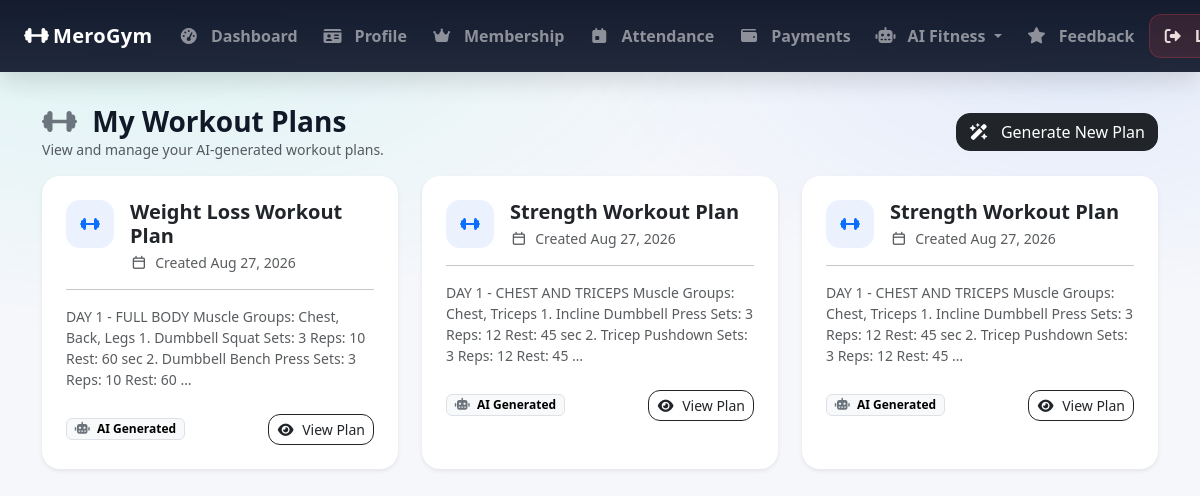
The page /my_workout_plans/ (signed in) on the database as committed earlier.
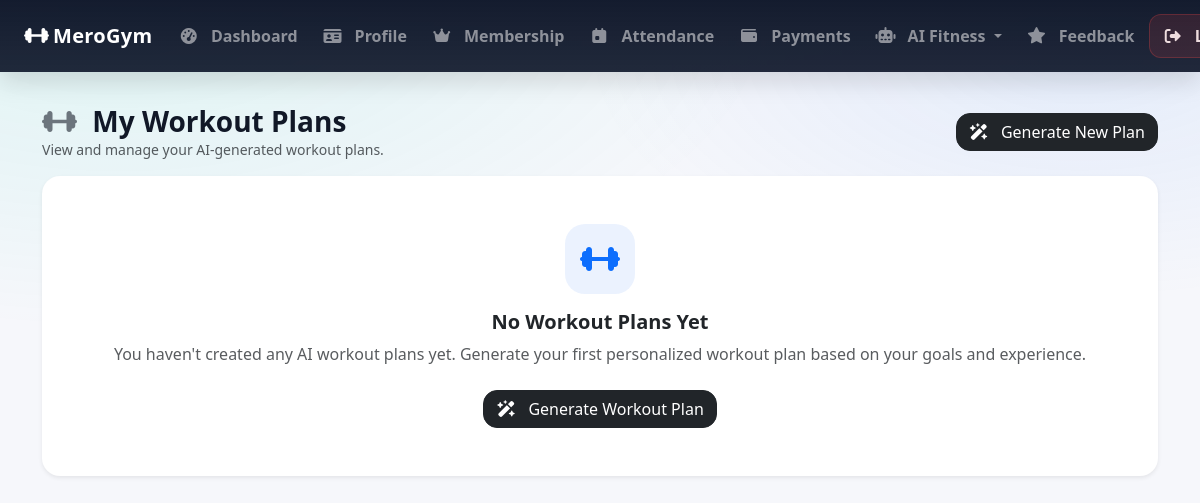
The same page on the database as committed later.
### GymApp/models.py (models this page shows, shortened)
class WorkoutPlan(models.Model):
    member = models.ForeignKey(
        MemberProfile,
        on_delete=models.CASCADE,
        related_name='workout_plans'
    )
    title = models.CharField(max_length=100)
    goal = models.CharField(max_length=100, blank=True)
    experience_level = models.CharField(max_length=50, blank=True)
    days_per_week = models.PositiveIntegerField(default=3)
    workout_duration = models.PositiveIntegerField(default=60)
    equipment = models.CharField(max_length=255, blank=True)
    description = models.TextField(blank=True)
    created_at = models.DateTimeField(auto_now_add=True)

### GymApp/views.py (the view)
    def wrapper(request, *args, **kwargs):
        if not request.user.is_authenticated or getattr(request.user, 'role', None) != 'MEMBER':
            messages.error(request, 'You must be a member to access this page.')
            return redirect('member_login')
        return view_func(request, *args, **kwargs)

### GymApp/views.py (called while the page is built)
def member_required(view_func):
    def wrapper(request, *args, **kwargs):
        if not request.user.is_authenticated or getattr(request.user, 'role', None) != 'MEMBER':
            messages.error(request, 'You must be a member to access this page.')
            return redirect('member_login')
        return view_func(request, *args, **kwargs)
    return wrapper

@member_required
def my_workout_plans(request):
    member = get_object_or_404(
        MemberProfile,
        user=request.user
    )
    workout_plans = WorkoutPlan.objects.filter(
        member=member
    ).order_by('-created_at')
    return render(
        request,
        'my_workout_plans.html',
        {
            'workout_plans': workout_plans
        }
    )

### GymApp/templates/my_workout_plans.html (shortened to what this page needs)
{% extends 'base.html' %}
{% load static %}
{% block content %}
<div
  class="d-flex flex-wrap justify-content-between align-items-center gap-2 mb-3"
>
  <div>
    <h3 class="mb-0 fw-bold">
      <i class="fa-solid fa-dumbbell me-2 text-secondary"></i>
      My Workout Plans
    </h3>
    <div class="text-muted small">
      View and manage your AI-generated workout plans.
    </div>
  </div>
  <a
    href="{% url 'generate_workout_plan' %}"
    class="btn btn-dark"
    style="border-radius: 14px"
  >
    <i class="fa-solid fa-wand-magic-sparkles me-2"></i>
    Generate New Plan
  </a>
</div>
{% if workout_plans %}
<div class="row g-4">
  {% for plan in workout_plans %}
  <div class="col-md-6 col-lg-4">
    <div class="card border-0 shadow-sm h-100" style="border-radius: 18px">
      <div class="card-body p-4">
        <div class="d-flex align-items-start mb-3">
          <div
            class="d-flex align-items-center justify-content-center me-3 flex-shrink-0"
            style="
              width: 48px;
              height: 48px;
              border-radius: 14px;
              background: rgba(59, 130, 246, 0.1);
            "
          >
            <i class="fa-solid fa-dumbbell text-primary"></i>
          </div>
          <div>
            <h5 class="fw-bold mb-1">{{ plan.title }}</h5>
            <div class="small text-muted">
              <i class="fa-regular fa-calendar me-1"></i>
              Created {{ plan.created_at|date:"M d, Y" }}
            </div>
          </div>
        </div>
        <hr />
        <p class="text-muted small mb-4">
          {{ plan.description|truncatewords:30 }}
        </p>
        <div class="d-flex justify-content-between align-items-center">
          <span class="badge text-bg-light border">
            <i class="fa-solid fa-robot me-1 text-secondary"></i>
            AI Generated
          </span>
          <a
            href="{% url 'workout_plan_detail' plan.id %}"
            class="btn btn-sm btn-outline-dark"
            style="border-radius: 12px"
          >
            <i class="fa-solid fa-eye me-1"></i>
            View Plan
          </a>
        </div>
      </div>
    </div>
  </div>
  {% endfor %}
</div>
{% else %}
<div class="card border-0 shadow-sm text-center" style="border-radius: 18px">
  <div class="card-body py-5 px-4">
    <div
      class="d-flex align-items-center justify-content-center mx-auto mb-3"
      style="
        width: 70px;
        height: 70px;
        border-radius: 20px;
        background: rgba(59, 130, 246, 0.1);
      "
    >
      <i class="fa-solid fa-dumbbell fa-2x text-primary"></i>
    </div>
    <h5 class="fw-bold">No Workout Plans Yet</h5>
    <p class="text-muted mb-4">
      You haven't created any AI workout plans yet. Generate your first
      personalized workout plan based on your goals and experience.
    </p>
    <a
      href="{% url 'generate_workout_plan' %}"
      class="btn btn-dark"
      style="border-radius: 14px"
    >
      <i class="fa-solid fa-wand-magic-sparkles me-2"></i>
      Generate Workout Plan
    </a>
  </div>
</div>
{% endif %}
{% endblock %}

Rows that differ between the two databases and show on the page:
removed WorkoutPlan: title "Weight Loss Workout Plan", created_at "Aug 27, 2026", description "DAY 1 - FULL BODY Muscle Groups: Chest, Back, Legs 1. Dumbbell Squat Sets: 3 Reps: 10 Rest: 60 sec 2. Dumbbell Bench Press Sets: 3 Reps: 10 Rest: 60 …"
removed WorkoutPlan: title "Strength Workout Plan", created_at "Aug 27, 2026", description "DAY 1 - CHEST AND TRICEPS Muscle Groups: Chest, Triceps 1. Incline Dumbbell Press Sets: 3 Reps: 12 Rest: 45 sec 2. Tricep Pushdown Sets: 3 Reps: 12 Rest: 45 …"
removed WorkoutPlan: title "Strength Workout Plan", created_at "Aug 27, 2026", description "DAY 1 - CHEST AND TRICEPS Muscle Groups: Chest, Triceps 1. Incline Dumbbell Press Sets: 3 Reps: 12 Rest: 45 sec 2. Tricep Pushdown Sets: 3 Reps: 12 Rest: 45 …"
Other text that changed with them:
text now shown: "No Workout Plans Yet You haven't created any AI workout plans yet. Generate your first personalized workout plan based on your goals and experience. Generate Workout Plan"
